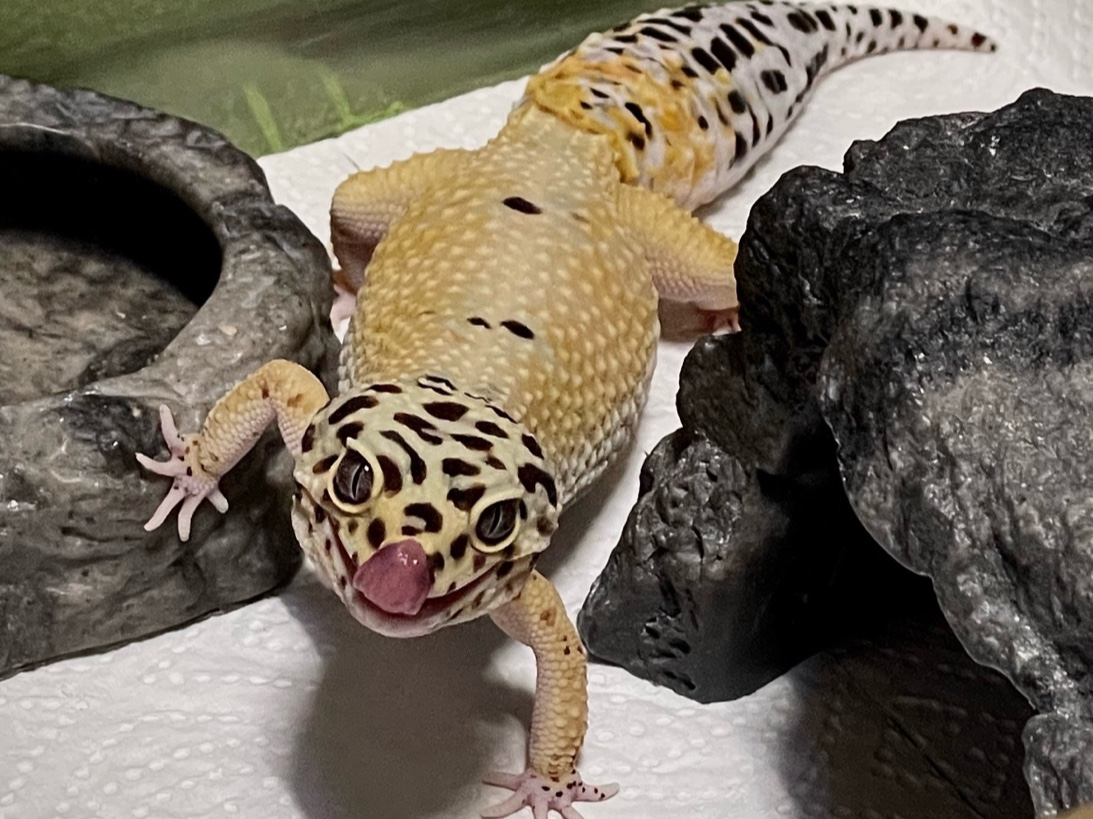
#> input picture Feature and Fitting/leo.jpg, 1093 x 819 px
$ python 7-4.py
#> lines starting #> are read from the running program, lines starting #| are printed output that depends on the picture; after the words box and inside, x2 and y2 are one past the last pixel; in counts of white or black regions, pixels touching at a corner belong together
import cv2 as cv
import numpy as np

img1 = cv.imread('leo.jpg')[100:550,400:700]
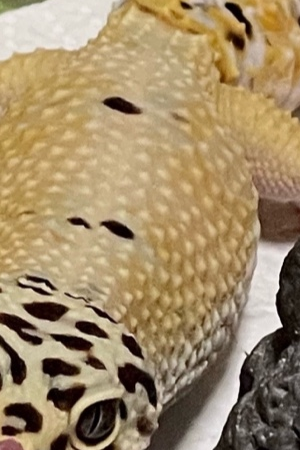
#> img1: shape (450, 300, 3); mean B, G, R 105.3, 140.1, 162.1
gray1 = cv.cvtColor(img1, cv.COLOR_BGR2GRAY)
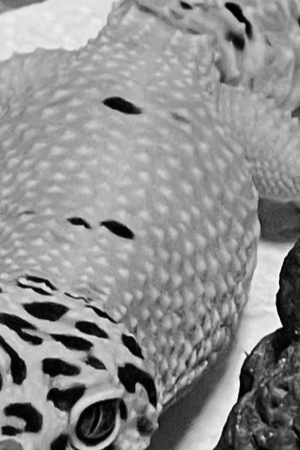
#> gray1: shape (450, 300); min 0, max 252, mean 142.7
img2 = cv.imread('leo2.jpg')
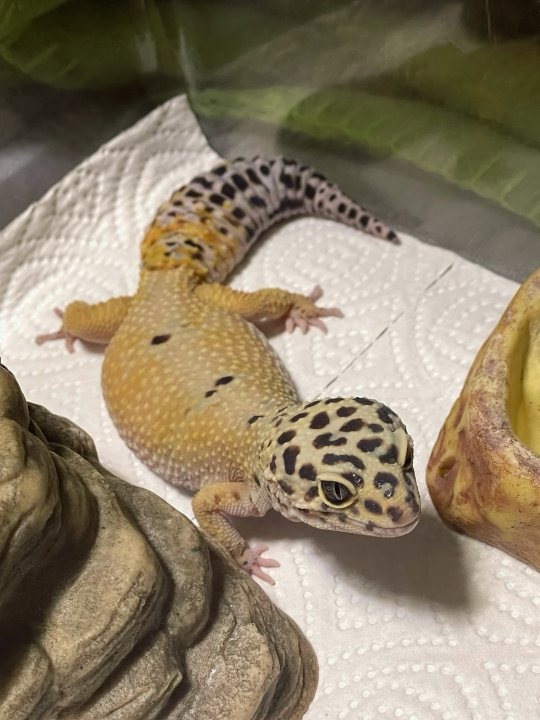
#> input picture Feature and Fitting/leo2.jpg, 1080 x 1440 px (shown at 1/2 size)
#> img2 is the input picture: shape (1440, 1080, 3); mean B, G, R 104.4, 127.8, 140.9
gray2 = cv.cvtColor(img2, cv.COLOR_BGR2GRAY)
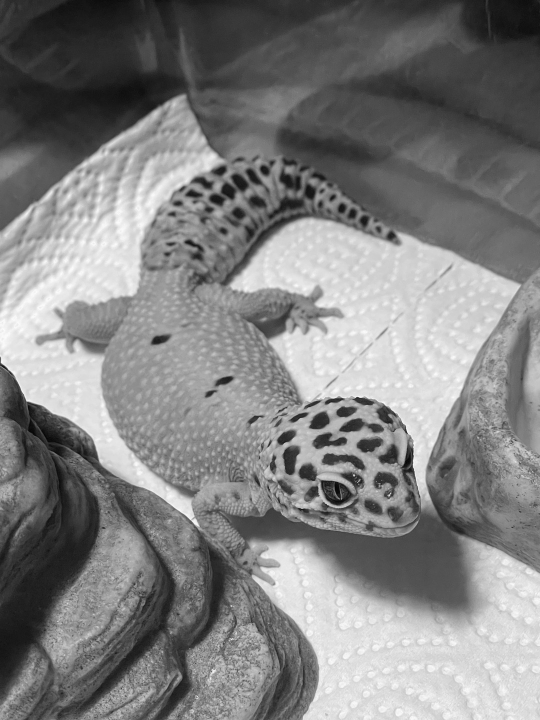
#> gray2: shape (1440, 1080) (shown at 1/2 size); min 2, max 254, mean 129.1

sift = cv.SIFT_create()
kp1,des1 = sift.detectAndCompute(gray1,None)
#> kp1 = 1173 keypoints; strongest (x, y, size): (52, 367, 13), (18, 370, 12.8), (36, 341, 6.8), (43, 286, 4.3)
kp2,des2 = sift.detectAndCompute(gray2,None)
#> kp2 = 5579 keypoints; strongest (x, y, size): (708, 951, 2.6), (778, 990, 2.2), (462, 1212, 1.9), (641, 841, 20.1)


flann_matcher = cv.DescriptorMatcher_create(cv.DescriptorMatcher_FLANNBASED)
knn_match = flann_matcher.knnMatch(des1,des2,2)
#> knn_match = 1173 matches


T = 0.7
good_match = []
for nearest1,nearest2 in knn_match:
    if (nearest1.distance/nearest2.distance)<T:
        good_match.append(nearest1)
#> after the loop, good_match = 19 matches


points1 = np.float32([kp1[gm.queryIdx].pt for gm in good_match])
#> points1 = 19 rows, first 8: [69.06, 223.9], [104.1, 223.4], [116.1, 91.43], [116.8, 115.5], [117.6, 103.9], [117.6, 103.9], [121.4, 217.4], [129.9, 240.6]
points2 = np.float32([kp2[gm.trainIdx].pt for gm in good_match])
#> points2 = 19 rows, first 8: [459.8, 748.2], [547.6, 945.7], [305.1, 667.6], [324.7, 692.5], [316.5, 680], [316.5, 680], [324.7, 692.5], [679.2, 853.7]

H,_ =cv.findHomography(points1,points2,cv.RANSAC)
#> H = [[-49.18, 9.54, 2393.2], [-71.25, 25.27, 604.4], [-0.116, 0.0486, 1]]

h1,w1 = img1.shape[0],img1.shape[1]
#> h1 = 450; w1 = 300
h2,w2 = img2.shape[0],img2.shape[1]
#> h2 = 1440; w2 = 1080


box1 = np.float32([[0,0],[0,h1-1],[w1-1,h1-1],[w1-1,0]]).reshape(4,1,2)
#> box1 = [[0, 0], [0, 449], [299, 449], [299, 0]]
box2 = cv.perspectiveTransform(box1,H)
#> box2 = [[2393.2, 604.4], [292.6, 523.9], [678.2, 790.1], [365.8, 615.2]]

img2 = cv.polylines(img2,[np.int32(box2)],True,(0,255,0),8)
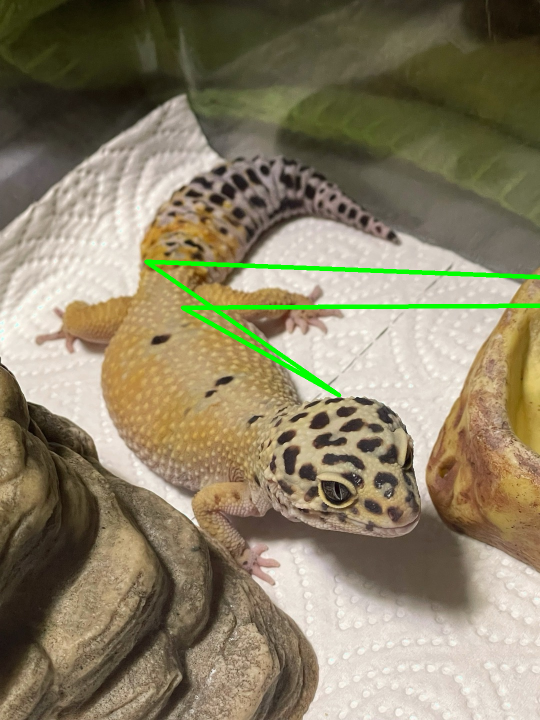
#> img2: shape (1440, 1080, 3) (shown at 1/2 size); 1.29% of pixels changed, all inside (x1, y1, x2, y2) = (288, 519, 1080, 795)

img_match = np.empty((max(h1,h2),w1+w2,3),dtype=np.uint8)
cv.drawMatches(img1,kp1,img2,kp2,good_match,img_match,flags=cv.DrawMatchesFlags_NOT_DRAW_SINGLE_POINTS)
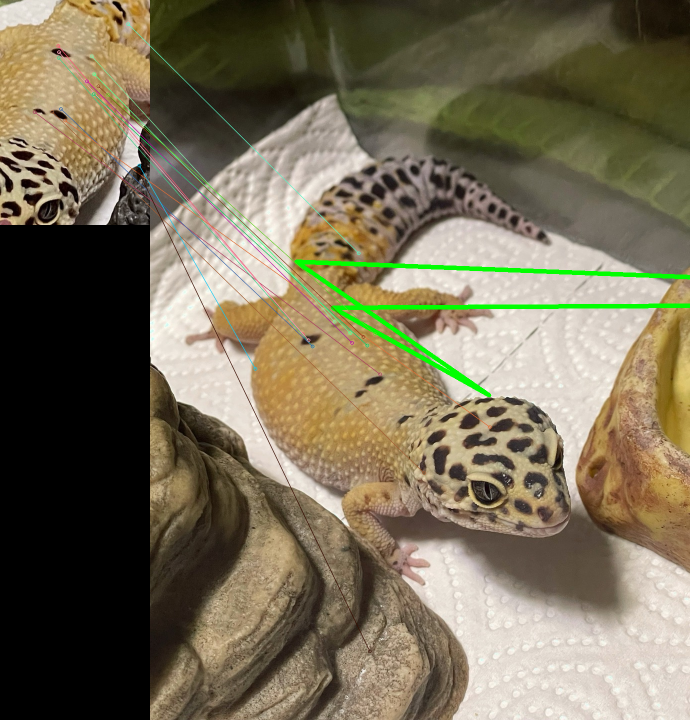
#> img_match: shape (1440, 1380, 3) (shown at 1/2 size); mean B, G, R 87.3, 110.2, 119

cv.imshow('Matches and Homography', img_match)

k =cv.waitKey()
#> (key Esc is pressed here)
cv.destroyAllWindows()
